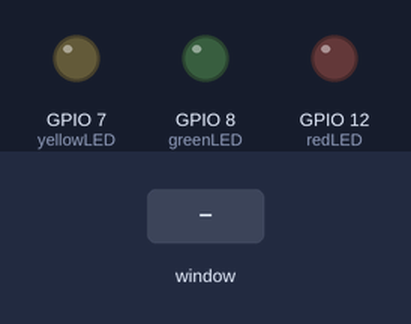
Bench run of a program on a simulated Raspberry Pi (BCM pin numbers). On the bench: output pins drawn as LEDs (lit = HIGH). The test bench sets the inputs (shaded band). The desktop window is not drawn, its controls go by their first labels and the mouse button is held 0.15 s. At 5.8 s the program stops and its outputs stay as they are.

Above: at 1.2 s.
1.3 s: control labelled "TURN RED LED ON" in the window clicked
At 2.2 s:
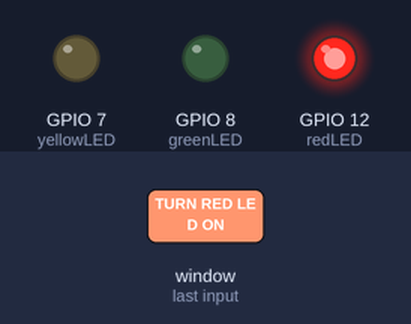
2.8 s: control labelled "TURN YELLOW LED ON" in the window clicked
At 3.4 s:
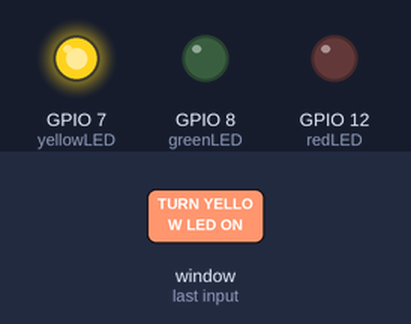
4.3 s: control labelled "TURN GREEN LED ON" in the window clicked
At 5.5 s:
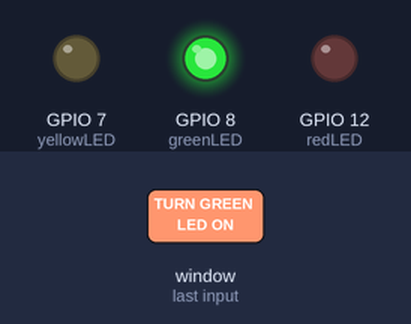
5.8 s: control labelled "EXIT" in the window clicked
At 6.8 s:
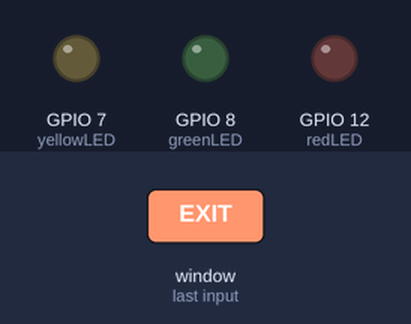
Timing chart, 0 to 7.3 s (numbered marks = the images above; inputs shaded):
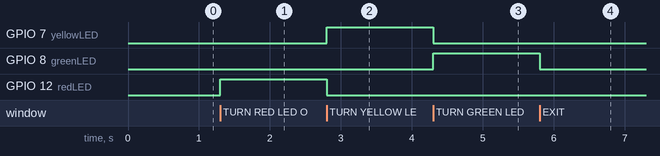

The program:

5.2C_-_makingGUI.py
```python
##
#    Embedded Systems Development
#    Exercise : Task 5.2C - Making GUI
#    Name : Ereena Bagga
#    Student ID : 2010993040
##

from tkinter import *
import tkinter.font as FONT
import RPi.GPIO as GPIO
from gpiozero import LED

# Use "GPIO" pin numbering
GPIO.setmode(GPIO.BCM)

# Pin Definitions
redLED = LED(12)
yellowLED = LED(7)
greenLED = LED(8)

# GUI Defintions
win = Tk()
win.title("LED CONTROLLER")
myFont = FONT.Font(family = 'Helvetica', size = 14, weight = 'bold')

# Event Functions

# This method toggles the red LED. If red led is on, turn it off. Else, turn red led on and the other leds off
def redLedToggle():
    if redLED.is_lit:
        redLED.off()
        redLedButton["text"] = "TURN RED LED ON"
    else:
        redLED.on()
        redLedButton["text"] = "TURN RED LED OFF"
        yellowLED.off()
        yellowLedButton["text"] = "TURN YELLOW LED ON"
        greenLED.off()
        greenLedButton["text"] = "TURN GREEN LED ON"

# This method toggles the yellow LED. If yellow led is on, turn it off. Else, turn yellow led on and the other leds off
def yellowLedToggle():
    if yellowLED.is_lit:
        yellowLED.off()
        yellowLedButton["text"] = "TURN YELLOW LED ON"
    else:
        yellowLED.on()
        yellowLedButton["text"] = "TURN YELLOW LED OFF"
        redLED.off()
        redLedButton["text"] = "TURN RED LED ON"
        greenLED.off()
        greenLedButton["text"] = "TURN GREEN LED ON"

# This method toggles the green LED. If green led is on, turn it off. Else, turn green led on and the other leds off
def greenLedToggle():
    if greenLED.is_lit:
        greenLED.off()
        greenLedButton["text"] = "TURN GREEN LED ON"
    else:
        greenLED.on()
        greenLedButton["text"] = "TURN GREEN LED OFF"
        redLED.off()
        redLedButton["text"] = "TURN RED LED ON"
        yellowLED.off()
        yellowLedButton["text"] = "TURN YELLOW LED ON"

# This method destroys the window and sets the GPIO pins back to their intial settings
def close():
    GPIO.cleanup()
    win.destroy()

# Widgets
redLedButton = Button(win, text = 'TURN RED LED ON', font = myFont, command = redLedToggle, bg = 'red', height = 2, width = 30)
redLedButton.grid(row = 0, column = 1)

yellowLedButton = Button(win, text = 'TURN YELLOW LED ON', font = myFont, command = yellowLedToggle, bg = 'yellow', height = 2, width = 30)
yellowLedButton.grid(row = 1, column = 1)

greenLedButton = Button(win, text = 'TURN GREEN LED ON', font = myFont, command = greenLedToggle, bg = 'green', height = 2, width = 30)
greenLedButton.grid(row = 2, column = 1)

exitButton = Button(win, text = 'EXIT', font = myFont, command = close, bg = 'bisque2', height = 2, width = 15)
exitButton.grid(row = 1, column = 2)

win.protocol("WM_DELETE_WINDOW",close) # exit cleanly
win.mainloop() # loop forever
```

Measured:
- after the input at 1.3 s, GPIO 12 (redLED): LOW → HIGH at once
- after the input at 2.8 s, GPIO 7 (yellowLED): LOW → HIGH at once; GPIO 12 (redLED): HIGH → LOW at once
- after the input at 4.3 s, GPIO 7 (yellowLED): HIGH → LOW at once; GPIO 8 (greenLED): LOW → HIGH at once
- after the input at 5.8 s, GPIO 8 (greenLED): HIGH → LOW at once
